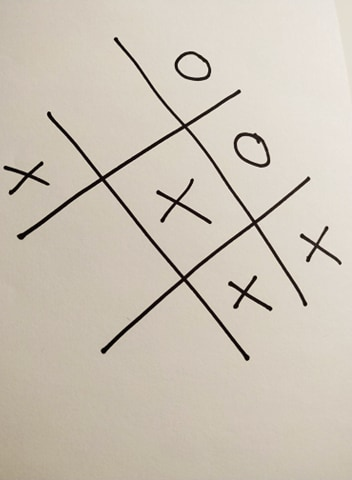
#> input picture zdj/z18.jpg, 352 x 480 px, found by its file name
$ python main.py
#> lines starting #> are read from the running program, lines starting #| are printed output that depends on the picture
### circle_cross.py
import skimage as ski
from matplotlib import pyplot as plt
from skimage import io
import skimage.morphology as mp
from skimage.transform import resize
from skimage.segmentation import flood_fill
import numpy as np
import math
import cv2


def load_file(path):
#> called with path = 'z18.jpg'
    photo = io.imread(path)
#> photo is the input picture: shape (480, 352, 3); mean R, G, B 203.9, 195.1, 182.2
    if photo.shape[0] * photo.shape[1] > 1000 * 2000:
        photo = cv2.resize(photo, (int(photo.shape[1]/4), int(photo.shape[0]/4)))
    #show_img(photo)
    return photo


def adjust_gamma(image, gamma=1.0):
    invGamma = 1.0 / gamma
    table = np.array([((i / 255.0) ** invGamma) * 255
        for i in np.arange(0, 256)]).astype("uint8")
# apply gamma correction using the lookup table
    return cv2.LUT(image, table)


def tresholding2(img, gamm=1):
#> called with gamm = 2.75
    kernel = np.ones((3, 3), np.uint8)
    gray = cv2.cvtColor(img, cv2.COLOR_BGR2GRAY)
    blurred = cv2.GaussianBlur(gray, (5, 5), 0)
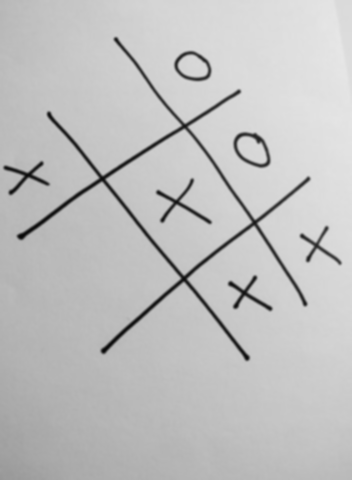
#> blurred: shape (480, 352); min 7, max 231, mean 192.4
    imge = adjust_gamma(blurred, gamma=gamm)
#> in adjust_gamma, `return cv2.LUT(image, table)`:
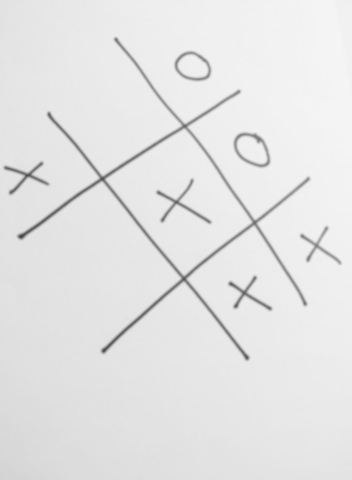
#> returned value: shape (480, 352); min 68, max 245, mean 228.7
    ret, img = cv2.threshold(imge, 255, cv2.ADAPTIVE_THRESH_GAUSSIAN_C, 130, 5)
#> img = [5, 0, 0, 0]
    (thresh, img) = cv2.threshold(img, 188, 255, cv2.THRESH_BINARY_INV)
#> img = [255, 255, 255, 255]
    img = cv2.dilate(img, kernel, iterations=1)
    return img


# [8 lines left out: function tresholding, not called in this run]


def cut(img, color):
        while (img[0, :] == color).all():  # dla kazdej kolmny pierwszy wiersz
            img = np.delete(img, 0, 0)  # usuwa pierwszy wiersz
        while (img[-1, :] == color).all():
            img = np.delete(img, -1, 0)  # usuwa ostatni wiersz
        while (img[:, 0] == color).all():
            img = np.delete(img, 0, 1)  # usuwa pierwsza kolumne
        while (img[:, -1] == color).all():
            img = np.delete(img, -1, 1)  # usuwa ostatnia kolumne
        return img


def cut_min(img):
    img = cut(img, 0)
    show_img(img)
    return img


def fill_board(img, top_right,color=125): #linie planszy będą czarne
    img = ski.segmentation.flood_fill(img, (top_right[1], top_right[0]), color)
    return img


def print_result(result):
    for i in result:
        print(''.join(i))


def show_img(img):
    fig, ax = plt.subplots()
    # plt.grid(True)
    plt.axis('off')
    ax.imshow(img, cmap=plt.cm.gray)
    return ax


# [6 lines left out: function make_big_square, not called in this run]


def photo_division(img):
    final_list = []

    def photo_div(photo):
        for p in range(len(photo)):
            if 255 not in photo[p]:  # rzędy
                new_img1 = photo[:p, :]
                new_img2 = photo[p:, :]
                new_img1 = cut(new_img1, 0)
                new_img2 = cut(new_img2, 0)
                photo_div(new_img1)
                photo_div(new_img2)
                break
        else:
            iloczyn = 1
            for p in range(len(photo[0])):
                for q in range(len(photo)):  # po kolumnach
                    iloczyn *= (photo[q][p] == 0)
                if iloczyn != 0:
                    photo1 = photo[:, :p]
                    photo2 = photo[:, p:]
                    photo1 = cut(photo1, 0)
                    photo2 = cut(photo2, 0)
                    photo_div(photo1)
                    photo_div(photo2)
                    break
                iloczyn = 1
            else:
                final_list.append(photo)

    photo_div(img)
    print(len(final_list))
    return final_list


def rotate(img):
    corners = ski.transform.probabilistic_hough_line(img, line_length=int(2 / 3 * (img.shape[0])), line_gap=1)
    if len(corners) == 0:
        return img, False
    line = corners[0]
    for a in corners:
        if line[0][1] > a[0][1] or line[1][1] > a[1][1]:
            line = a

    angle = math.degrees(math.atan2(line[0][1] - line[1][1], line[0][0] - line[1][0]))

    if angle > 5:
        img = make_big_square(img)
        img = ski.transform.rotate(img, angle)
        img = cut_min(img)
        img = (img >= 1) * 255
        img = mp.dilation(mp.erosion(img))

    return img, True

### main.py
#!/usr/bin/python
import skimage as ski
from matplotlib import pyplot as plt
import skimage.morphology as mp
from skimage.transform import resize
import circle_cross as cc
import numpy as np
from numpy import *
import cv2
import imutils

# [178 lines left out: functions perp, cross_point, result, who_win, search_forXO, find_intersections and 2 more, not called in this run]


if __name__ == '__main__':

    img = cc.load_file('z18.jpg')
    # ax = cc.show_img(img)
    #dla zdjęc ktore generalnie są jasne np.photo25 lepiej sprawdza się gam=2
    # nie wiem jak to uwarunkować
    img = cc.tresholding2(img, 2.75)
#> img = [255, 255, 255, 255]
    img = cc.cut_min(img)
    images = cc.photo_division(img)
#> the loop in photo_div, `for p in range(len(photo)):` made 4 passes
#| 1
#> images = [[255, 255, 255, 255]]
    no = 1

    for i in images:

        i, check = cc.rotate(i)
        if check == True:
            up_l, up_r, down_l, down_r = find_intersections(i)
            ax = cc.show_img(img)
            #zapobiega przypadkowy gdy cześć lini jest na tyle cienka że jej nie widać
            i = cc.fill_board(i, up_r, 0)  # zamienia linia siatki na czarny
            i = cc.fill_board(i, up_l, 0)
            i = cc.fill_board(i, down_r, 0)
            i = cc.fill_board(i, down_l, 0)
            print(type(i))
            i = put_contour2(i)
            up_l, up_r, down_l, down_r = changeXYaxis(up_l, up_r, down_l, down_r)
            print("\nplansza numer:", no)
            no += 1
            res = search_forXO(i, up_l, up_r, down_l, down_r)
            cc.print_result(res)
            print(who_win(res))
            ax = cc.show_img(i)
            plt.show()
#> this loop made 1 pass
#> after the loop, no = 1
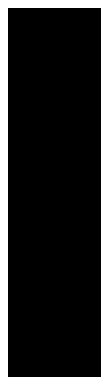
#> figure drawn by matplotlib, 1 panel

$ run again, with zdj/z1.jpg copied over zdj/z18.jpg
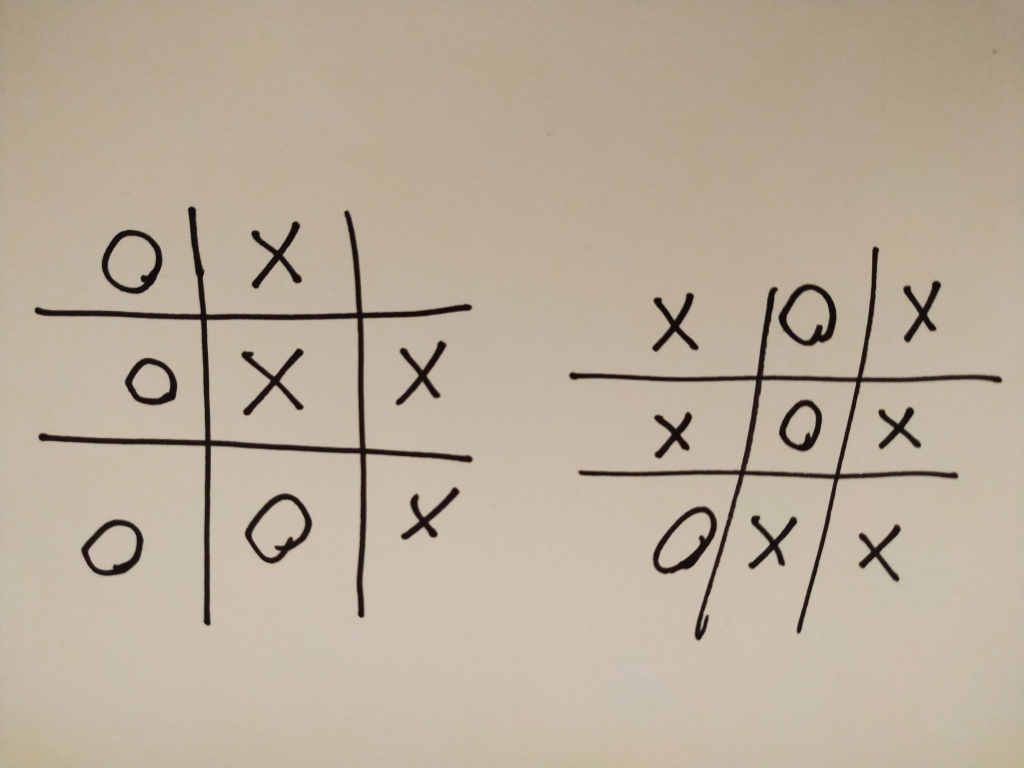
#> input picture zdj/z1.jpg, 2048 x 1536 px, found by its file name (shown at 1/2 size)
#> in load_file, photo is the input picture: shape (1536, 2048, 3); mean R, G, B 186.1, 172.7, 155
#> photo: shape (384, 512, 3)
#> in tresholding2, `blurred = cv2.GaussianBlur(gray, (5, 5), 0)`:
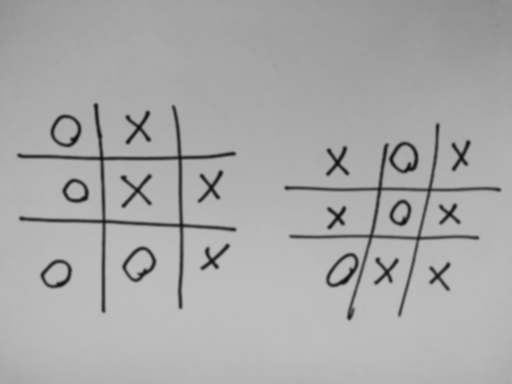
#> blurred: shape (384, 512); min 15, max 190, mean 169.1
#> in adjust_gamma, `return cv2.LUT(image, table)`:
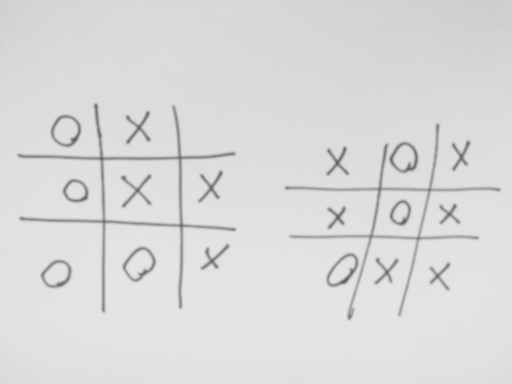
#> returned value: shape (384, 512); min 91, max 229, mean 218.3
#> in tresholding2, `ret, img = cv2.threshold(imge, 255, cv2.ADAPTIVE_THRESH_GAUSSIAN_C, 13..`: img = [5, 0, 0, 0]
#> in tresholding2, `(thresh, img) = cv2.threshold(img, 188, 255, cv2.THRESH_BINARY_INV)`: img = [255, 255, 255, 255]
#> the loop in photo_div, `for p in range(len(photo)):` made 4 passes
#| 1
#> images = [[255, 255, 255, 255]]
#> the loop `for i in images: ` made 1 pass
#> after the loop `for i in images:`: no = 1

$ run again, with zdj/z10.jpg copied over zdj/z18.jpg
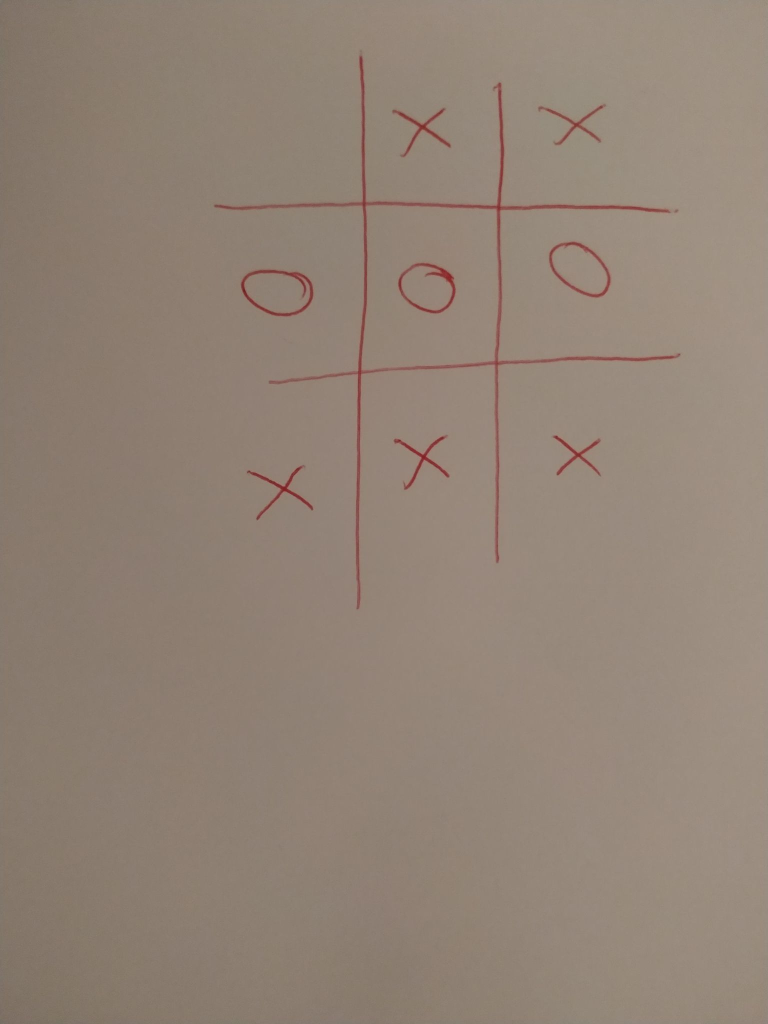
#> input picture zdj/z10.jpg, 1536 x 2048 px, found by its file name (shown at 1/2 size)
#> in load_file, photo is the input picture: shape (2048, 1536, 3); mean R, G, B 146, 130.8, 117.8
#> photo: shape (512, 384, 3)
#> in tresholding2, `gray = cv2.cvtColor(img, cv2.COLOR_BGR2GRAY)`:
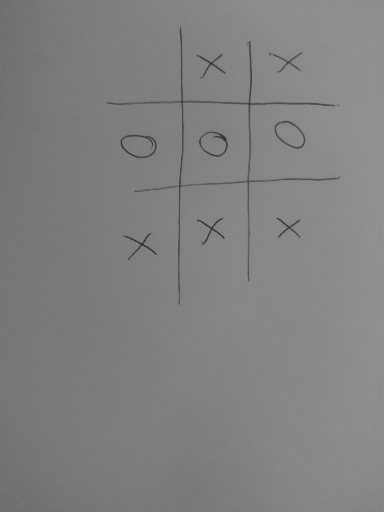
#> gray: shape (512, 384); min 42, max 147, mean 128.9
#> in adjust_gamma, `return cv2.LUT(image, table)`:
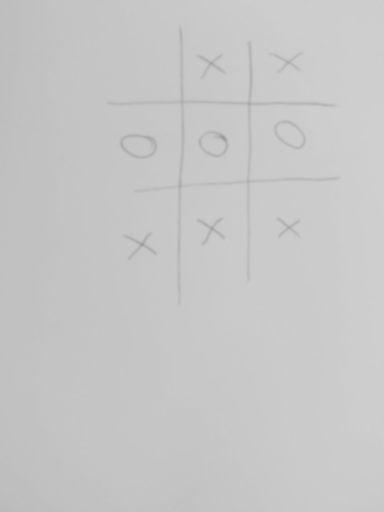
#> returned value: shape (512, 384); min 154, max 208, mean 198.4
#> in tresholding2, `ret, img = cv2.threshold(imge, 255, cv2.ADAPTIVE_THRESH_GAUSSIAN_C, 13..`: img = [5, 0, 0, 0]
#> in tresholding2, `(thresh, img) = cv2.threshold(img, 188, 255, cv2.THRESH_BINARY_INV)`: img = [255, 255, 255, 255]
#> the loop in photo_div, `for p in range(len(photo)):` made 4 passes
#| 1
#> images = [[255, 255, 255, 255]]
#> the loop `for i in images: ` made 1 pass
#> after the loop `for i in images:`: no = 1

$ run again, with zdj/z11.jpg copied over zdj/z18.jpg
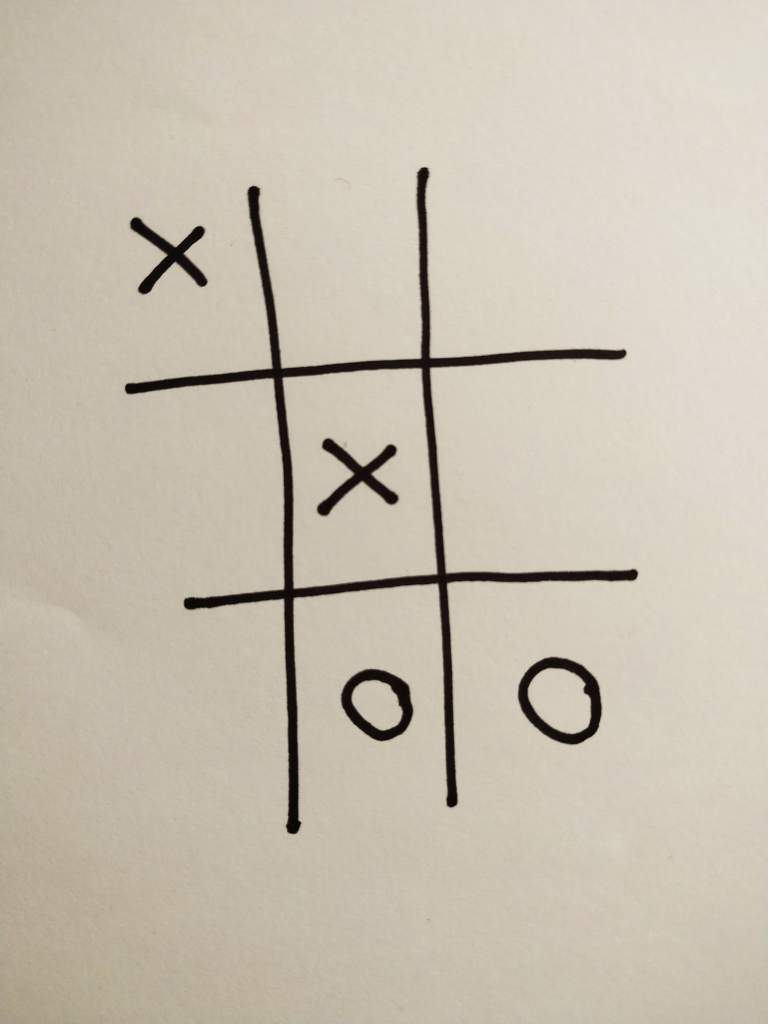
#> input picture zdj/z11.jpg, 1536 x 2048 px, found by its file name (shown at 1/2 size)
#> in load_file, photo is the input picture: shape (2048, 1536, 3); mean R, G, B 199.6, 191.4, 176
#> photo: shape (512, 384, 3)
#> in tresholding2, `blurred = cv2.GaussianBlur(gray, (5, 5), 0)`:
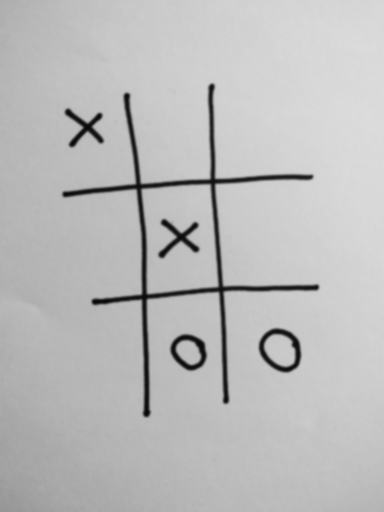
#> blurred: shape (512, 384); min 7, max 220, mean 187.9
#> in adjust_gamma, `return cv2.LUT(image, table)`:
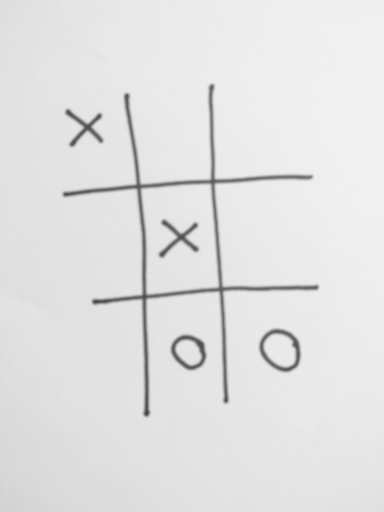
#> returned value: shape (512, 384); min 68, max 241, mean 226.3
#> in tresholding2, `ret, img = cv2.threshold(imge, 255, cv2.ADAPTIVE_THRESH_GAUSSIAN_C, 13..`: img = [5, 0, 0, 0]
#> in tresholding2, `(thresh, img) = cv2.threshold(img, 188, 255, cv2.THRESH_BINARY_INV)`: img = [255, 255, 255, 255]
#> the loop in photo_div, `for p in range(len(photo)):` made 4 passes
#| 1
#> images = [[255, 255, 255, 255]]
#> the loop `for i in images: ` made 1 pass
#> after the loop `for i in images:`: no = 1
